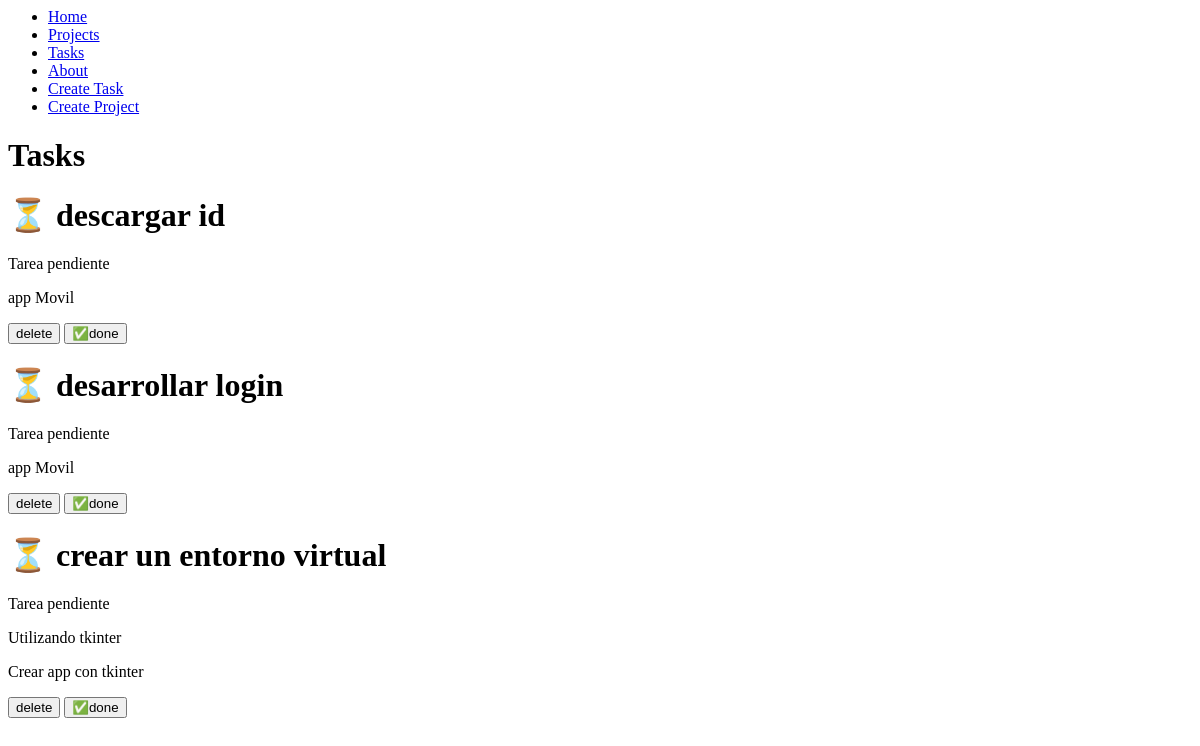
Page /tasks/ on the earlier database version.
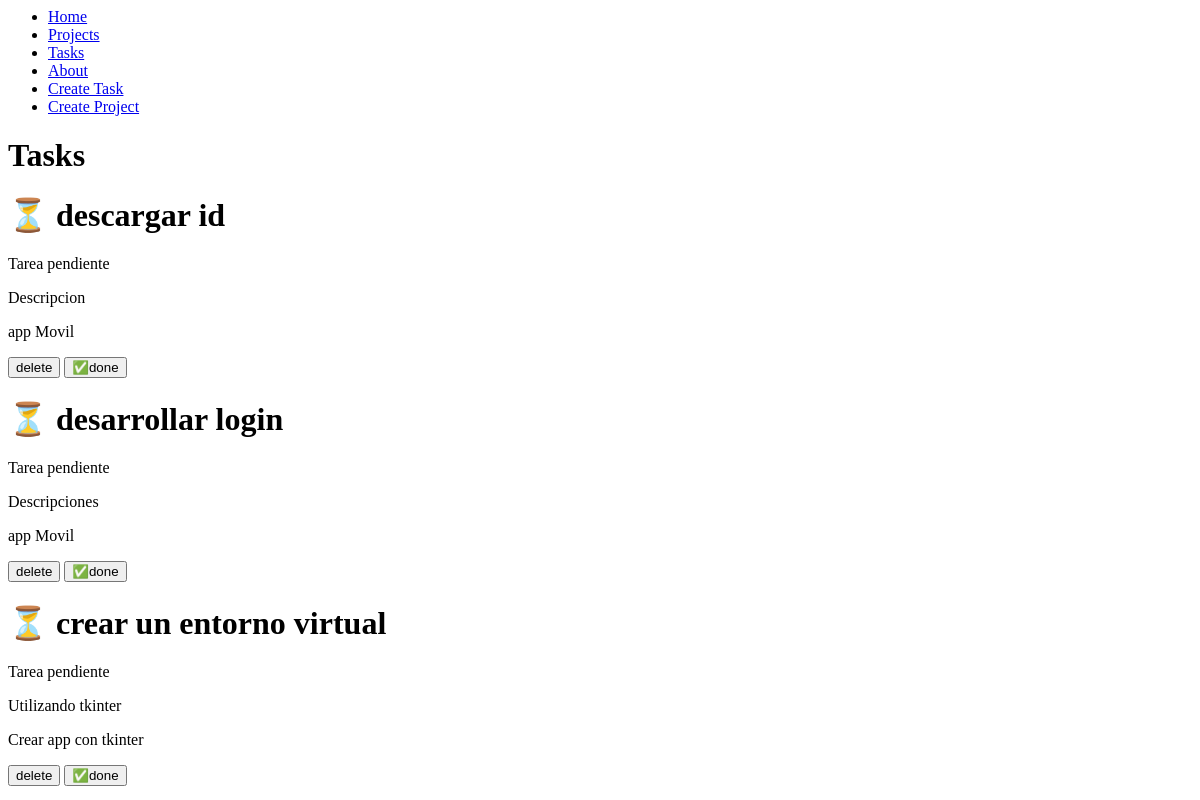
Same page on the later database version.
### myapp/models.py (models this page shows, shortened)
class Task(models.Model):
    title = models.CharField(max_length=100)
    descritption = models.TextField()
    project = models.ForeignKey(Proyect, on_delete=models.CASCADE)
    done = models.BooleanField(default=False)

class Proyect(models.Model):
    name = models.CharField(max_length=200)

### myapp/views.py (the view)
# urls.py: path("tasks/", views.tasks, name="tasks"),
def tasks(request):
    tasks = Task.objects.all()
    return render(request, "tasks/tasks.html", {"tasks": tasks})

### myapp/templates/tasks/tasks.html
{% extends "layouts/base.html" %}
{% block content %}
<h1>Tasks</h1>
{% for task in tasks %}
  <div class="">
    <h1> {% if task.done == False %}
    ⏳
    {% else %}
    ✅
    {% endif %}{{ task.title }}</h1>
{% if task.done  == False %}
    <p>Tarea pendiente</p>
{% else %}
    <p>Tarea realizada</p>
{% endif %}
    <p>{{task.descritption}}</p
    <p>{{task.project.name}}</p>
    <button>delete</button>
    <button>✅done </button>
  </div>
{% endfor %}
{% endblock content %}

Differences in the rows shown:
changed Task "descargar id": descritption (not shown) → "Descripcion"
changed Task "desarrollar login": descritption (not shown) → "Descripciones"
